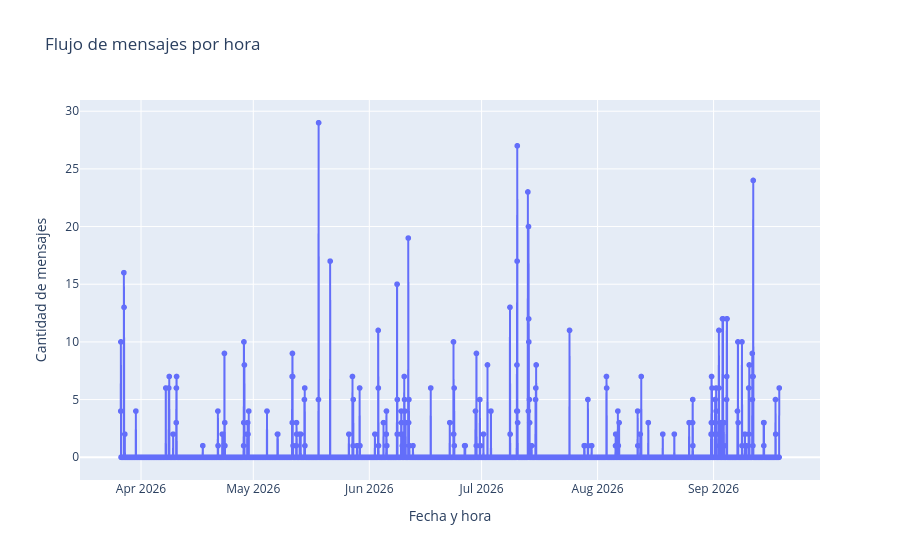

Notebook cell for this chart:
### Code cell
fig = px.line(
    mensajes_hora,
    x="datetime",
    y="cantidad",
    markers=True,
    title="Flujo de mensajes por hora",
    labels={
        "datetime": "Fecha y hora",
        "cantidad": "Cantidad de mensajes"
    }
)

fig.update_traces(
    hovertemplate=(
        "<b>%{x|%d/%m/%Y %H:%M}</b><br>"
        "Mensajes: %{y}"
        "<extra></extra>"
    )
)

fig.show()

### Figure 1 — Plotly figure (JSON) as saved in the notebook; plotly's stock layout.template omitted (floating-point values rounded to 4 significant figures; data arrays with more than 128 entries replaced by an {"elided": "..."} marker saying what was removed)
{"data": [{"hovertemplate": "<b>%{x|%d/%m/%Y %H:%M}</b><br>Mensajes: %{y}<extra></extra>", "legendgroup": "", "line": {"color": "#636efa", "dash": "solid"}, "marker": {"symbol": "circle"}, "mode": "lines+markers", "name": "", "showlegend": false, "type": "scattergl", "x": {"elided": "4224 str values"}, "xaxis": "x", "y": {"elided": "4224 int values"}, "yaxis": "y"}], "layout": {"legend": {"tracegroupgap": 0}, "title": {"text": "Flujo de mensajes por hora"}, "xaxis": {"anchor": "y", "domain": [0, 1], "title": {"text": "Fecha y hora"}}, "yaxis": {"anchor": "x", "domain": [0, 1], "title": {"text": "Cantidad de mensajes"}}}}
